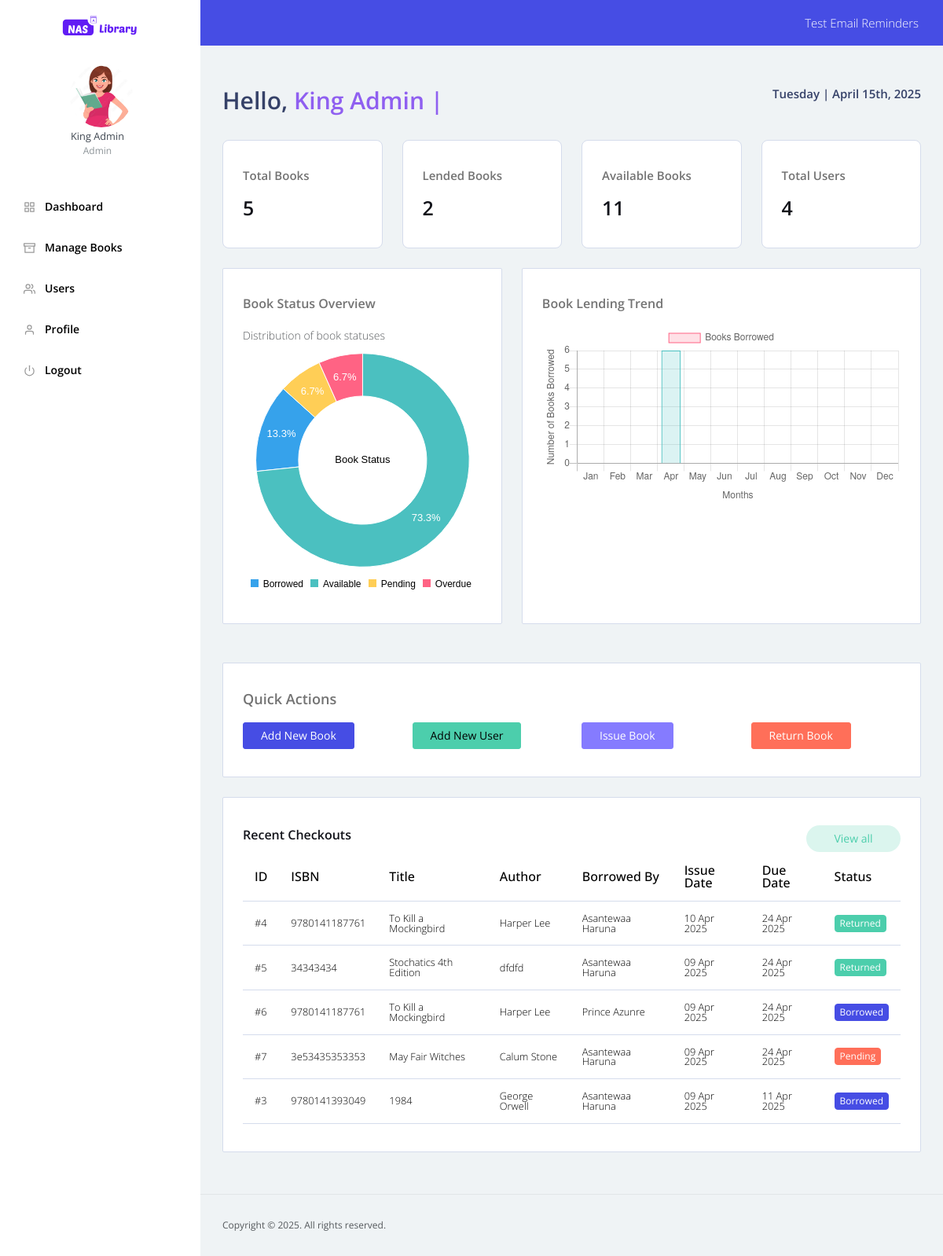
Page /admin/dashboard.php (signed in) on the committed database.
### tables this page shows
CREATE TABLE IF NOT EXISTS `users` (
  `user_id` int(11) NOT NULL AUTO_INCREMENT,
  `username` varchar(50) NOT NULL,
  `password` varchar(255) NOT NULL,
  `full_name` varchar(100) NOT NULL,
  `email` varchar(100) NOT NULL,
  `role` enum('admin','user') NOT NULL DEFAULT 'user',
  `profile_pic` varchar(100) DEFAULT NULL,
  `created_at` timestamp NULL DEFAULT CURRENT_TIMESTAMP,
  `updated_at` timestamp NULL DEFAULT CURRENT_TIMESTAMP ON UPDATE CURRENT_TIMESTAMP,
  `email_reminder` tinyint(1) DEFAULT '0',
  PRIMARY KEY (`user_id`),
  UNIQUE KEY `username` (`username`),
  UNIQUE KEY `email` (`email`)
);

CREATE TABLE IF NOT EXISTS `book_loans` (
  `loan_id` int(11) NOT NULL AUTO_INCREMENT,
  `book_id` int(11) NOT NULL,
  `user_id` int(11) NOT NULL,
  `borrow_date` timestamp NULL DEFAULT CURRENT_TIMESTAMP,
  `due_date` date NOT NULL,
  `return_date` date DEFAULT NULL,
  `status` enum('pending','borrowed','returned','overdue') NOT NULL DEFAULT 'borrowed',
  PRIMARY KEY (`loan_id`),
  KEY `book_id` (`book_id`),
  KEY `user_id` (`user_id`)
);

CREATE TABLE IF NOT EXISTS `books` (
  `book_id` int(11) NOT NULL AUTO_INCREMENT,
  `isbn` varchar(20) NOT NULL,
  `title` varchar(255) NOT NULL,
  `author` varchar(100) NOT NULL,
  `shelf_code` varchar(100) DEFAULT NULL,
  `publication_year` int(11) DEFAULT NULL,
  `genre` varchar(50) DEFAULT NULL,
  `subject` varchar(50) DEFAULT NULL,
  `description` text,
  `quantity` int(11) NOT NULL DEFAULT '1',
  `available_quantity` int(11) NOT NULL DEFAULT '1',
  `cover_image` varchar(255) DEFAULT NULL,
  `created_at` timestamp NULL DEFAULT CURRENT_TIMESTAMP,
  `updated_at` timestamp NULL DEFAULT CURRENT_TIMESTAMP ON UPDATE CURRENT_TIMESTAMP,
  PRIMARY KEY (`book_id`),
  UNIQUE KEY `isbn` (`isbn`)
);

### admin/dashboard.php (the view, shortened to what this page needs)
<?php
	require_once '../config/db_connect.php';
	$totalBooks = $conn->query("SELECT COUNT(*) as count FROM books")->fetch_assoc()['count'];
	$lendedBooks = $conn->query("SELECT COUNT(*) as count FROM book_loans WHERE status = 'borrowed'")->fetch_assoc()['count'];
	$availableBooks = $conn->query("SELECT SUM(available_quantity) as count FROM books")->fetch_assoc()['count'];
	$totalUsers = $conn->query("SELECT COUNT(*) as count FROM users WHERE role = 'user'")->fetch_assoc()['count'];
	$lendedBooks = $lendedBooks ? $lendedBooks : 0;
	$availableBooks = $availableBooks ? $availableBooks : 0;
	$monthlyLendingData = array_fill(0, 12, 0);
	$monthlyQuery = "SELECT MONTH(borrow_date) as month, COUNT(*) as count
					FROM book_loans
					WHERE YEAR(borrow_date) = YEAR(CURRENT_DATE)
					GROUP BY MONTH(borrow_date)";
	$monthlyResult = $conn->query($monthlyQuery);
	if ($monthlyResult) {
		while ($row = $monthlyResult->fetch_assoc()) {
			$monthIndex = intval($row['month']) - 1;
			$monthlyLendingData[$monthIndex] = intval($row['count']);
		}
	}
	$pendingRequests = $conn->query("SELECT COUNT(*) as count FROM book_loans WHERE status = 'pending'")->fetch_assoc()['count'];
	$overdueBooks = $conn->query("SELECT COUNT(*) as count FROM book_loans WHERE status = 'borrowed' AND due_date < CURDATE()")->fetch_assoc()['count'];
	$pendingRequests = $pendingRequests ? $pendingRequests : 0;
	$overdueBooks = $overdueBooks ? $overdueBooks : 0;
	$recentLoans = $conn->query("
		SELECT l.loan_id, b.isbn, b.title, b.author, u.full_name, l.borrow_date, l.due_date, l.status
		FROM book_loans l
		JOIN books b ON l.book_id = b.book_id
		JOIN users u ON l.user_id = u.user_id
		ORDER BY l.borrow_date DESC LIMIT 5
	");
	include('../includes/dashboard_header.php');
?>
<script>
// Pass data to chart.js file for the bar chart
window.monthlyBorrowData = <?php echo json_encode(array_values($monthlyLendingData)); ?>;
// Store donut chart data for direct use
const donutChartData = [
	['Borrowed', <?php echo $lendedBooks; ?>],
	['Available', <?php echo $availableBooks; ?>],
	['Pending', <?php echo $pendingRequests; ?>],
	['Overdue', <?php echo $overdueBooks; ?>]
];
</script>
	<div class="content-wrapper">
		<section class="my-4 d-flex justify-content-between">
			<h2 class="font-weight-bold">Hello,
        		<span class="welcome-text"><?php echo $_SESSION['full_name']; ?> |</span>
      		</h2>
      		<h6><?php echo date('l | F jS, Y'); ?></h6>
		</section>
		<section class="row">
      <div class="col-12">
        <div class="row">
          <div class="col-12 col-sm-6 col-md-3 grid-margin stretch-card rounded-md">
            <div class="card rounded-3 border">
              <div class="card-body">
                <h6 class="card-title">Total Books</h6>
                <div class="d-flex justify-content-between">
                  <h3 class="card-text">
				  <?php echo $totalBooks; ?>
				  </h3>
                </div>
              </div>
            </div>
          </div>
          <div class="col-12 col-sm-6 col-md-3 grid-margin stretch-card rounded-md">
            <div class="card rounded-3 border">
              <div class="card-body">
                <h6 class="card-title">Lended Books</h6>
                <div class="d-flex justify-content-between">
                  <h3 class="card-text">
				  <?php echo $lendedBooks; ?>
				  </h3>
                </div>
              </div>
            </div>
          </div>
          <div class="col-12 col-sm-6 col-md-3 grid-margin stretch-card rounded-md">
            <div class="card rounded-3 border">
              <div class="card-body">
                <h6 class="card-title">Available Books</h6>
                <div class="d-flex justify-content-between">
                  <h3 class="card-text">
				  <?php echo $availableBooks; ?>
				  </h3>
                </div>
              </div>
            </div>
          </div>
          <div class="col-12 col-sm-6 col-md-3 grid-margin stretch-card">
            <div class="card rounded-3 border">
              <div class="card-body">
                <h6 class="card-title">Total users</h6>
                <div class="d-flex justify-content-between">
                  <h3 class="card-text">
				  <?php echo $totalUsers; ?>
				  </h3>
                </div>
              </div>
            </div>
          </div>
        </div>
      </div>
		</section>
		<section class="row">
		<div class="col-lg-5 grid-margin stretch-card">
			<div class="card">
				<div class="card-body">
					<h5 class="card-title">Book Status Overview</h5>
					<small class="text-muted">Distribution of book statuses</small>
					<div id="c3-donut-chart"></div>
				</div>
			</div>
		</div>
		<div class="col-lg-7 grid-margin stretch-card">
			<div class="card">
				<div class="card-body">
					<h5 class="card-title">Book Lending Trend</h5>
					<canvas id="barChart"></canvas>
				</div>
			</div>
		</div>
		</section>
		<section class="row mt-4">
			<div class="col-lg-12 grid-margin stretch-card">
				<div class="card">
					<div class="card-body">
						<h4 class="card-title">Quick Actions</h4>
						<div class="row">
							<div class="col-md-3">
								<a href="add_book.php" class="btn btn-primary btn-block">Add New Book</a>
							</div>
							<div class="col-md-3">
								<a href="add_user.php" class="btn btn-success btn-block">Add New User</a>
							</div>
							<div class="col-md-3">
								<a href="issue_book.php" class="btn btn-info btn-block">Issue Book</a>
							</div>
							<div class="col-md-3">
								<a href="return_book.php" class="btn btn-warning btn-block">Return Book</a>
							</div>
						</div>
					</div>
				</div>
			</div>
		</section>
		<section class="row">
			<div class="col-lg-12 grid-margin stretch-card">
				<div class="card">
					<div class="card-body">
						<div class="d-flex justify-content-between align-items-center">
							<h5 class="card-text">Recent Checkouts</h5>
							<a href="#" class="btn btn-inverse-success btn-rounded btn-fw">View all</a>
						</div>
						<div class="table-responsive">
						<table class="table">
							<thead>
								<tr>
									<th>ID</th>
									<th>ISBN</th>
									<th>Title</th>
									<th>Author</th>
									<th>Borrowed By</th>
									<th>Issue Date</th>
									<th>Due Date</th>
									<th>Status</th>
								</tr>
							</thead>
							<tbody>
								<?php
									if ($recentLoans->num_rows > 0) {
										while ($loan = $recentLoans->fetch_assoc()) {
											$statusClass = '';
											switch($loan['status']) {
												case 'borrowed':
													$statusClass = 'primary';
													break;
												case 'returned':
													$statusClass = 'success';
													break;
												case 'pending':
													$statusClass = 'warning';
													break;
											}
											echo '<tr>
												<td>#' . $loan['loan_id'] . '</td>
												<td>' . $loan['isbn'] . '</td>
												<td>' . $loan['title'] . '</td>
												<td>' . $loan['author'] . '</td>
												<td>' . $loan['full_name'] . '</td>
												<td>' . date('d M Y', strtotime($loan['borrow_date'])) . '</td>
												<td>' . date('d M Y', strtotime($loan['due_date'])) . '</td>
												<td><span class="badge badge-' . $statusClass . '">' . ucfirst($loan['status']) . '</span></td>
											</tr>';
										}
									} else {
										echo '<tr><td colspan="8" class="text-center">No recent checkouts</td></tr>';
									}
								?>
							</tbody>
						</table>
						</div>
					</div>
				</div>
			</div>
		</section>
	</div>
<script>
document.addEventListener('DOMContentLoaded', function() {
    // Initialize C3 donut chart directly
    var c3DonutChart = c3.generate({
        bindto: '#c3-donut-chart',
        data: {
            columns: donutChartData,
            type: 'donut'
        },
        color: {
            pattern: ['rgba(54, 162, 235, 1)', 'rgba(75, 192, 192, 1)', 'rgba(255, 206, 86, 1)', 'rgba(255, 99, 132, 1)']
        },
        donut: {
            title: "Book Status"
        }
    });
});
</script>
<?php include_once('../includes/dashboard_footer.php'); ?>

### includes/dashboard_header.php (shortened to what this page needs)
<!DOCTYPE html>
<html lang="en">
<head>
  <link rel="stylesheet" href="../assets/css/flag-icon.min.css">
  <link rel="stylesheet" href="../assets/css/materialdesignicons.min.css">
  <link rel="stylesheet" href="../assets/css/font-awesome.min.css">
  <link rel="stylesheet" href="../assets/css/simple-line-icons.css">
  <link rel="stylesheet" href="../assets/css/feather.css">
  <link rel="stylesheet" href="../assets/css/vendor.bundle.base.css">
  <link rel="stylesheet" href="../assets/css/main.css">
  <link rel="stylesheet" href="../assets/css/chart/c3.min.css">
  <link rel="stylesheet" href="../assets/css/dataTables.bootstrap4.css">
  <link rel="stylesheet" href="../assets/css/custom-datatable.css">
  <link rel="stylesheet" href="https://cdn.jsdelivr.net/npm/@mdi/font@6.5.95/css/materialdesignicons.min.css">
</head>
<body>
  <div class="container-scroller">
    <nav class="navbar col-lg-12 col-12 p-0 fixed-top d-flex flex-row">
      <div class="text-center navbar-brand-wrapper d-flex align-items-top justify-content-center">
        <a class="navbar-brand brand-logo" href="./dashboard.php">
          <img src="../assets/images/logo_dark.svg" alt="logo"/>
		</a>
      </div>
      <div class="navbar-menu-wrapper d-flex align-items-center">
        <ul class="navbar-nav w-100 d-flex justify-content-end">
          <?php if (isset($_SESSION['role']) && $_SESSION['role'] === 'user'): ?>
          <li class="nav-item">
            <div class="form-check form-switch d-flex align-items-center gap-5">
              <label class="form-check-label" for="emailReminderToggle">Email Reminders</label>
              <input class="form-check-input" type="checkbox" role="switch" id="emailReminderToggle"
                <?php echo isset($_SESSION['email_reminder']) && $_SESSION['email_reminder'] ? 'checked' : ''; ?>>
            </div>
          </li>
          <?php elseif (isset($_SESSION['role']) && $_SESSION['role'] === 'admin'): ?>
          <li class="nav-item">
            <a class="nav-link" target="_blank" href="../test_reminders.php">Test Email Reminders</a>
          </li>
          <?php endif; ?>
        </ul>
      </div>
    </nav>
    <div class="container-fluid page-body-wrapper">
      <?php require('../includes/sidenav.php'); ?>
      <div class="main-panel">

### includes/sidenav.php (shortened to what this page needs)
<?php
    require_once '../config/db_connect.php';
    $user_id = isset($_SESSION['user_id']) ? $_SESSION['user_id'] : null;
    $user_info = null;
    if ($user_id) {
        $query = "SELECT full_name, role, profile_pic FROM users WHERE user_id = ?";
        $stmt = $conn->prepare($query);
        $stmt->bind_param("i", $user_id);
        $stmt->execute();
        $result = $stmt->get_result();
        $user_info = $result->fetch_assoc();
    }
    $user_role = $user_info ? $user_info['role'] : '';
    $is_admin = ($user_role === 'admin');
    $profile_pic = $user_info && !empty($user_info['profile_pic'])
        ? '../assets/images/profiles/' . $user_info['profile_pic']
        : '../assets/images/RGU_logo.jpg';
?>
<nav class="sidebar sidebar-offcanvas" id="sidebar">
    <ul class="nav">
        <li class="nav-item nav-profile mt-4">
            <div class="nav-link">
                <div class="profile-image">
                    <img src="<?php echo $profile_pic; ?>" class="rounded-circle" alt="profile" style="width: 80px; height: 80px; object-fit: cover;"/>
                </div>
                <div class="profile-name">
                    <p class="name">
                        <?php echo $user_info ? $user_info['full_name'] : 'User'; ?>
                    </p>
                    <p class="designation">
                        <?php echo ucfirst($user_role); ?>
                    </p>
                </div>
            </div>
        </li>
        <li class="nav-item">
            <a class="nav-link" href="dashboard.php">
                <i data-feather="grid" class="sidenav-icon"></i>
                <span class="menu-title text-black font-weight-semibold">Dashboard</span>
            </a>
        </li>
        <?php if ($is_admin): ?>
            <li class="nav-item">
                <a class="nav-link" data-toggle="collapse" href="#books" aria-expanded="false" aria-controls="page-layouts">
                    <i data-feather="archive" class="sidenav-icon"></i>
                    <span class="menu-title text-black font-weight-semibold">Manage Books</span>
                </a>
            </li>
            <li class="nav-item">
                <a class="nav-link" data-toggle="collapse" href="#users" aria-expanded="false" aria-controls="page-layouts">
                    <i data-feather="users" class="sidenav-icon"></i>
                    <span class="menu-title text-black font-weight-semibold">Users</span>
                </a>
            </li>
        <?php endif; ?>
        <li class="nav-item">
            <a class="nav-link" href="./profile.php">
                <i data-feather="user" class="sidenav-icon"></i>
                <span class="menu-title text-black font-weight-semibold">Profile</span>
            </a>
        </li>
        <li class="nav-item">
            <a class="nav-link" href="../authentication/logout.php">
                <i data-feather="power" class="sidenav-icon"></i>
                <span class="menu-title text-black font-weight-semibold">Logout</span>
            </a>
        </li>
    </ul>
</nav>

### includes/dashboard_footer.php (shortened to what this page needs)
<footer class="footer">
            <div class="container-fluid clearfix">
              <span class="text-muted d-block text-center text-sm-left d-sm-inline-block">Copyright © 2025. All rights reserved.</span>
            </div>
          </footer>
      </div>
    </div>
  </div>
</body>
</html>

### rows in the picture
users: full_name "King Admin", role "Admin"
book_loans: loan_id "4", book.isbn "9780141187761", book.title "To Kill a Mockingbird", book.author "Harper Lee", user.full_name "Asantewaa Haruna", borrow_date "10 Apr 2025", due_date "24 Apr 2025", status "Returned"
book_loans: loan_id "5", book.isbn "34343434", book.title "Stochatics 4th Edition", book.author "dfdfd", user.full_name "Asantewaa Haruna", borrow_date "09 Apr 2025", due_date "24 Apr 2025", status "Returned"
book_loans: loan_id "6", book.isbn "9780141187761", book.title "To Kill a Mockingbird", book.author "Harper Lee", user.full_name "Prince Azunre", borrow_date "09 Apr 2025", due_date "24 Apr 2025", status "Borrowed"
book_loans: loan_id "7", book.isbn "3e53435353353", book.title "May Fair Witches", book.author "Calum Stone", user.full_name "Asantewaa Haruna", borrow_date "09 Apr 2025", due_date "24 Apr 2025", status "Pending"
book_loans: loan_id "3", book.isbn "9780141393049", book.title "1984", book.author "George Orwell", user.full_name "Asantewaa Haruna", borrow_date "09 Apr 2025", due_date "11 Apr 2025", status "Borrowed"

### other values in the picture
$_SESSION['full_name'] "King Admin"
$totalBooks "5"
$lendedBooks "2"
$availableBooks "11"
$totalUsers "4"
chart data {{ json_encode(array_values($monthlyLendingData)) }} [0,0,0,6,0,0,0,0,0,0,0,0]
